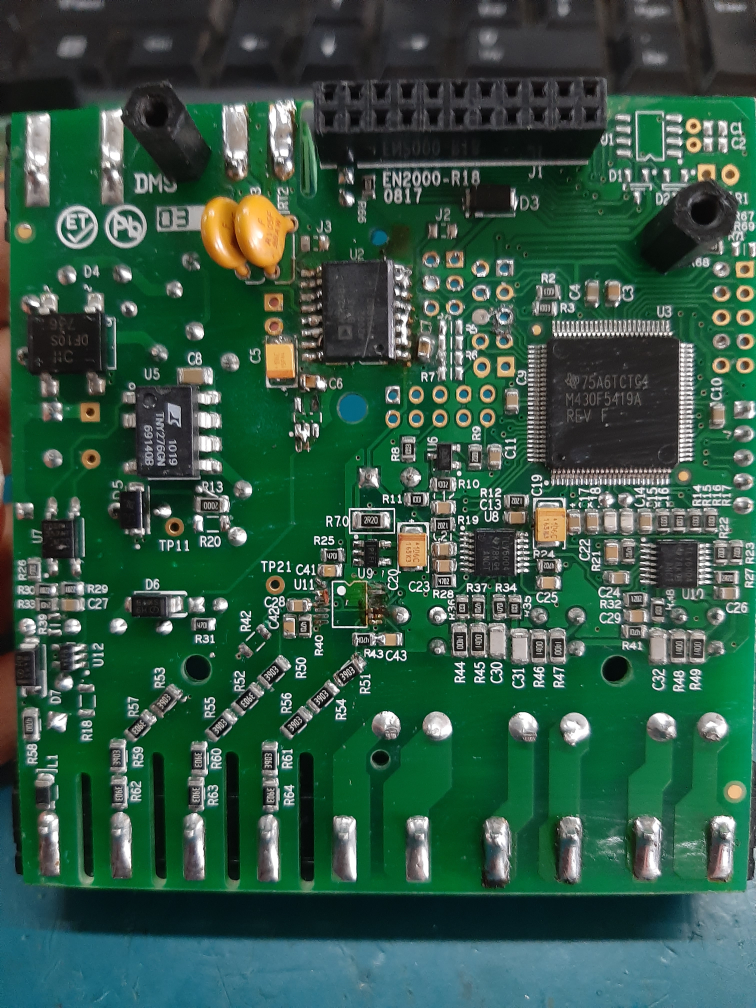
#> input picture defected/20200707_170321.jpg, 3024 x 4032 px, found by its file name (shown at 1/4 size); its folder holds only this picture in this run; the run also reads 1 picture not shown here
$ jupyter execute --allow-errors Task3_ImageClassifier.ipynb
#> lines starting #> are read from the running program, lines starting #| are printed output that depends on the picture
<div style="color:#485053;
           display:fill;
           border-radius:0px;
           background-color:#86C2DE;
           font-size:200%;
           padding-left:40px;
           font-family:Verdana;
           font-weight:600;
           letter-spacing:0.5px;
           ">

<p style="padding: 15px;
          color:white;
          text-align: center;">

 Activity 3-Image Classifier
</p>
</div>

**About the data:**
* This dataset here contains two classes majorly being defective and non-defective PCB. This dataset can be used to realize the defective PCB of the same PCB type. An image classier to detect the defected PCB to be implemented. This dataset will help to detect defects that may escape the human eye.
* The defects were manually made on PCBs for the sake of collecting enough required data.

<div style="color:#485053;
           display:fill;
           border-radius:0px;
           background-color:#C2C4E2;
           font-size:200%;
           padding-left:40px;
           font-family:Verdana;
           font-weight:600;
           letter-spacing:0.5px;
           ">

<p style="padding: 15px;
          color:white;
          text-align: center;">

 LIBRARIES
</p>
</div>

Here are the list of necessary libraries which we will use to classify PCB into two classes, defected PCB and non-defect PCB.

[cell 1]
import os
import numpy as np
import cv2
import matplotlib.pyplot as plt
import random
from sklearn.model_selection import train_test_split
from sklearn.svm import SVC
import numpy as np
from sklearn.metrics import precision_score, recall_score, confusion_matrix, classification_report, accuracy_score, f1_score
import seaborn as sns
import pandas as pd

<div style="color:#485053;
           display:fill;
           border-radius:0px;
           background-color:#C2C4E2;
           font-size:200%;
           padding-left:40px;
           font-family:Verdana;
           font-weight:600;
           letter-spacing:0.5px;
           ">

<p style="padding: 15px;
          color:white;
          text-align: center;">

 LOADING IMAGE DATA
</p>
</div>

[cell 2]
import cv2
dir='../input/pcb-reduced/archive (5)/dataset/tobeaugmented'
categories =['defected','non-defect']  #As there are two folders in the dataset
pcb=[]

for i in categories:
    path=os.path.join(dir,i)
    label=categories.index(i)
    for img in os.listdir(path):
        imgpath=os.path.join(path,img)
        pcb_img=cv2.imread(imgpath)
#> pcb_img is the input picture: shape (4032, 3024, 3); mean B, G, R 69.9, 87.2, 52.2
        gray = cv2.cvtColor(pcb_img, cv2.COLOR_BGR2GRAY)  #gray scale
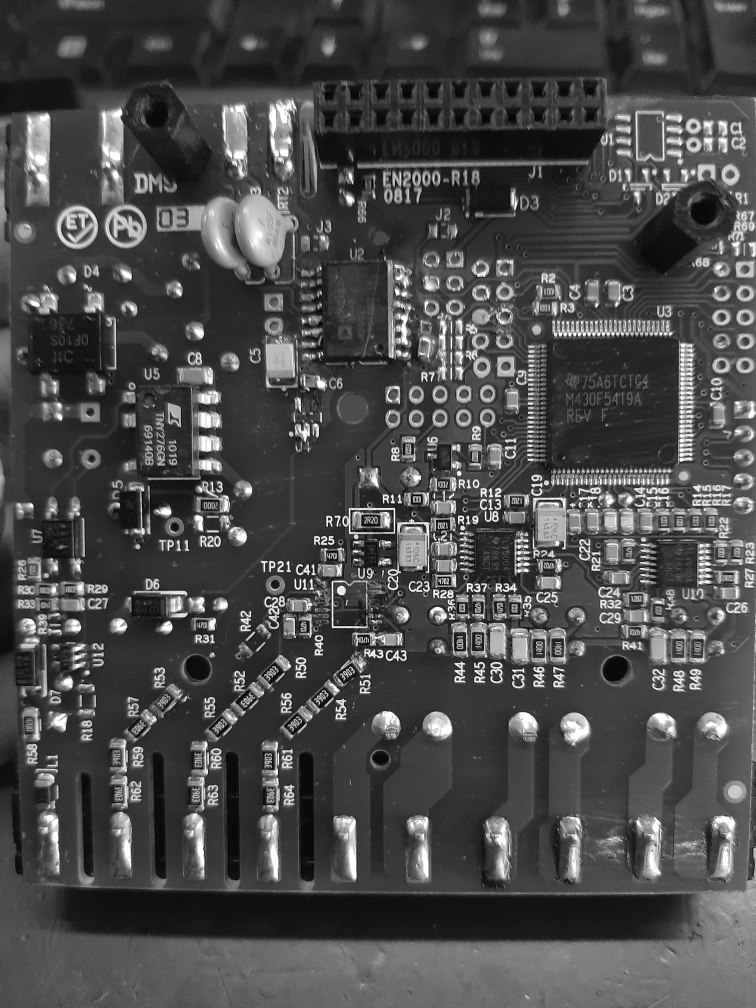
#> gray: shape (4032, 3024) (shown at 1/4 size); min 0, max 255, mean 74.8
        gray=cv2.resize(gray,(50,50))  #EXTRACTING THE FEATURES
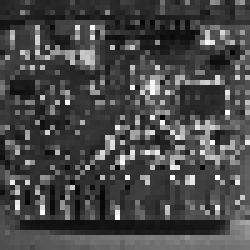
#> gray: shape (50, 50) (shown 5 times larger); min 6, max 255, mean 72.4
        image=np.array(gray).flatten()
#> image = 2500 values, max 255 at index 1784, min 6 at index 1182, mean 72.38
        pcb.append([image,label])
#> pass 2 of the loop `for i in categories:`:
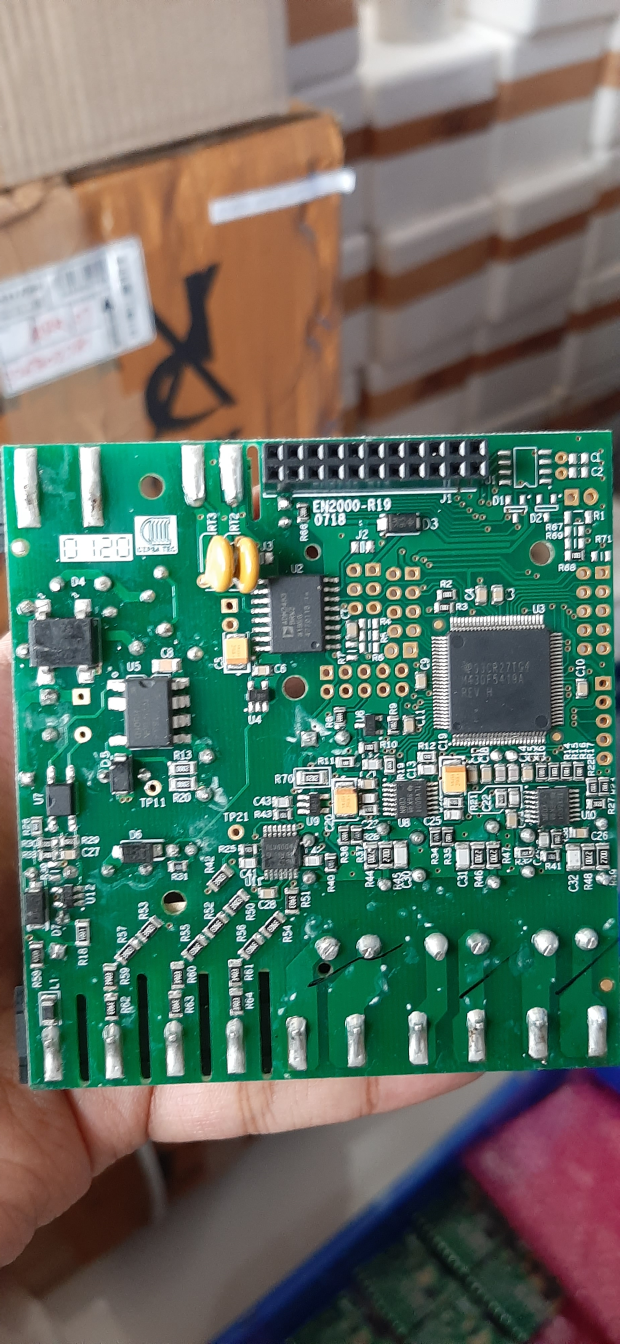
#> input picture non-defect/20200702_100958.jpg, 1860 x 4032 px, found by its file name (shown at 1/3 size)
#> pcb_img is the input picture: shape (4032, 1860, 3); mean B, G, R 103.2, 114.8, 99.2
#> `gray = cv2.cvtColor(pcb_img, cv2.COLOR_BGR2GRAY)`:
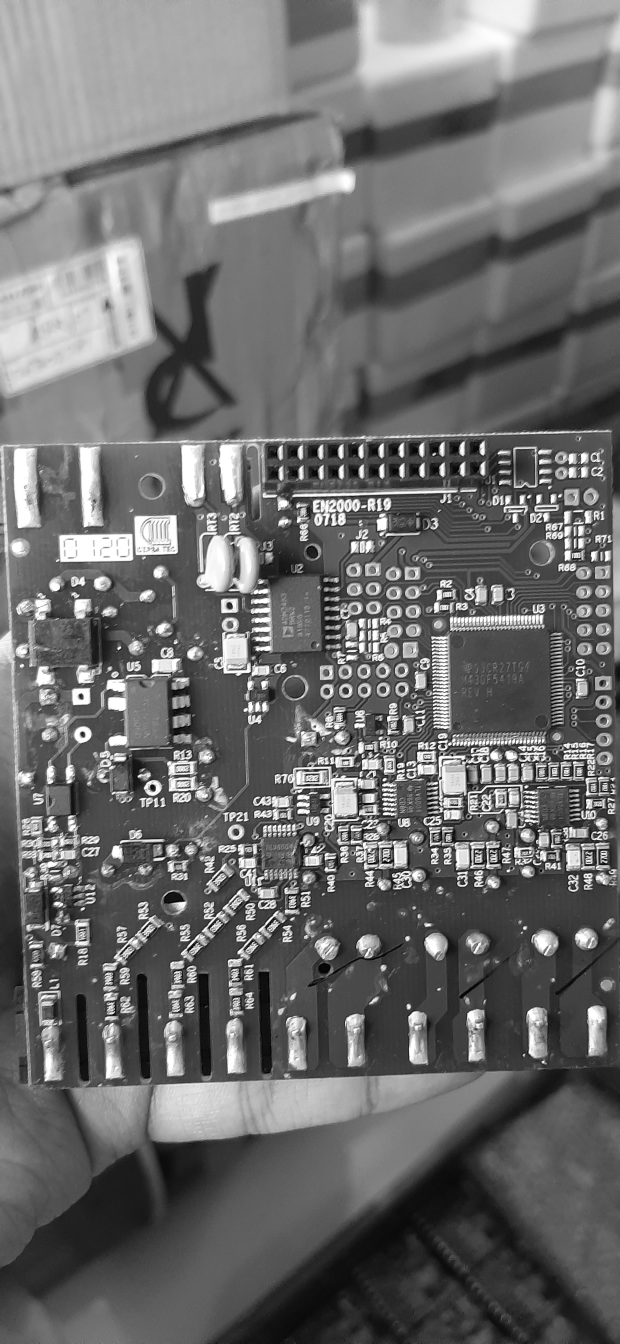
#> gray: shape (4032, 1860) (shown at 1/3 size); min 0, max 255, mean 108.8
#> `gray=cv2.resize(gray,(50,50))`:
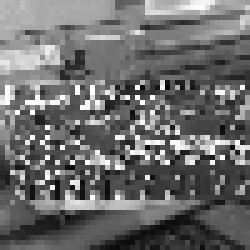
#> gray: shape (50, 50) (shown 5 times larger); min 7, max 255, mean 108.6
#> image = 2500 values, max 255 at index 851, min 7 at index 883, mean 108.6

features=[]
#> features = []
labels=[]
random.shuffle(pcb)
#0=defected, 1=non-defect

## **Original Image from file directory**

[cell 3]
from skimage.io import imread, imshow
#> (the rest of this cell did not finish here and is left out)

## **Gray Scale Image**

[cell 4]
from skimage.io import imread, imshow
#> (the rest of this cell did not finish here and is left out)

#> (a cell that did not finish here is left out)

# Feature Extraction
Feature extraction is a process of dimensionality reduction by which an initial set of raw data is reduced to more manageable groups for processing. A characteristic of these large data sets is a large number of variables that require a lot of computing resources to process. Feature extraction is the name for methods that select and /or combine variables into features, effectively reducing the amount of data that must be processed, while still accurately and completely describing the original data set.

## 1. Pixel Features

#> (a cell that did not finish here is left out)

## 2. median

[cell 7]
from skimage import data
from skimage.morphology import disk
from skimage.filters.rank import median
#> (the rest of this cell did not finish here and is left out)

## **3. Gaussian filter**

[cell 8]
import numpy as np
import matplotlib.pyplot as plt
from skimage import data
from skimage import filters
from skimage import restoration
#> (the rest of this cell did not finish here and is left out)

## 4. **TV chambolle filter**

#> (a cell that did not finish here is left out)

## **5. Bilateral Filter**

#> (a cell that did not finish here is left out)

## **Image to Numpy**

[cell 11]
for f,l in pcb:
    features.append(f)
    labels.append(l)
print(features[1])     #converted the image into numpy array

The image is converted to numpy array

<div style="color:#485053;
           display:fill;
           border-radius:0px;
           background-color:#C2C4E2;
           font-size:200%;
           padding-left:40px;
           font-family:Verdana;
           font-weight:600;
           letter-spacing:0.5px;
           ">

<p style="padding: 15px;
          color:white;
          text-align: center;">

DATA VISUALISATION
</p>
</div>

[cell 12]
df=pd.DataFrame(pcb)
print(df.shape)
#| (3, 2)
defected_dc=len(df[df[1]==0])
nc=len(df[df[1]==1])

[cell 13]
x = ["Defected PCB","non-defect PCB"]
y = [defected_dc,nc]
plt.barh(x, y)
for index, value in enumerate(y):
    plt.text(value, index, str(value))
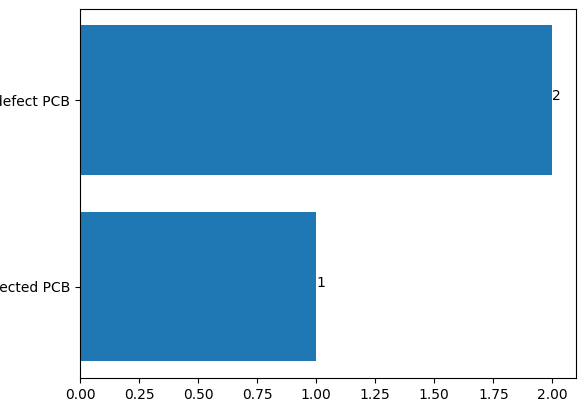
#> figure drawn by matplotlib, 1 panel

[cell 14]
import matplotlib.image as mpimg
from skimage.io import imread, imshow
b=imread('../input/pcb-reduced/archive (5)/dataset/tobeaugmented/non-defect/20200702_100958.jpg', as_gray=True)
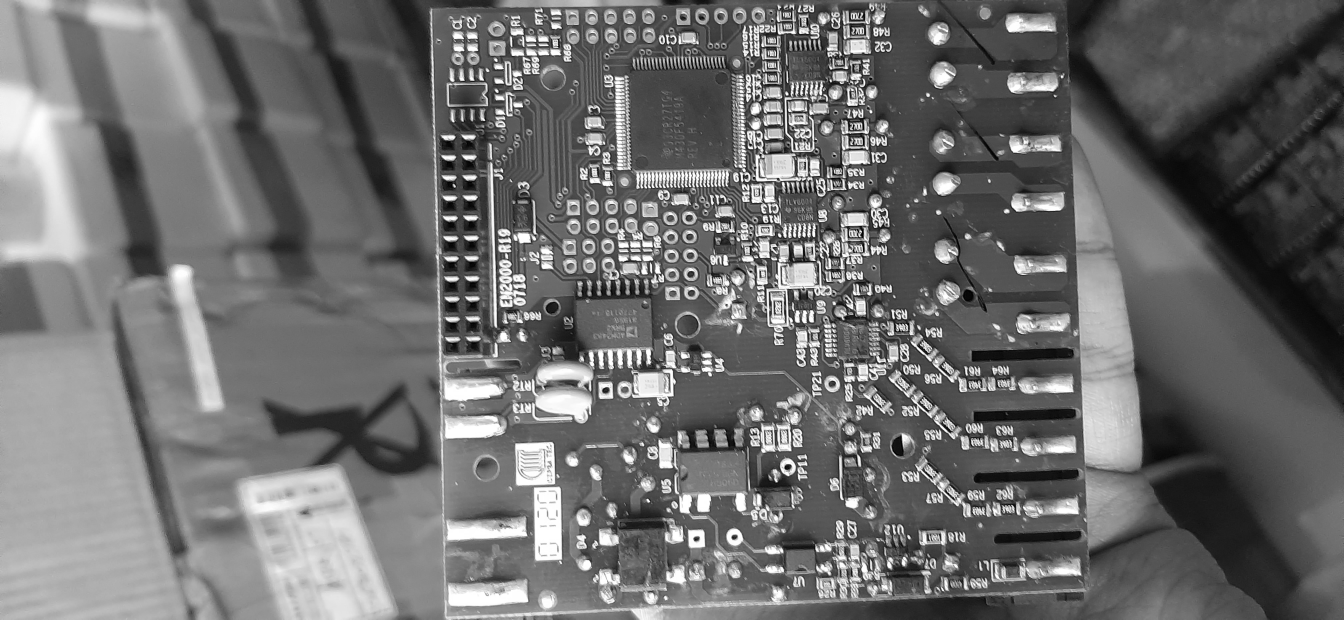
#> b: shape (1860, 4032) float64 (shown at 1/3 size); min 0, max 1, mean 0.434
#> (the rest of this cell did not finish here and is left out)

[cell 15]
print(features)

<div style="color:#485053;
           display:fill;
           border-radius:0px;
           background-color:#C2C4E2;
           font-size:200%;
           padding-left:40px;
           font-family:Verdana;
           font-weight:600;
           letter-spacing:0.5px;
           ">

<p style="padding: 15px;
          color:white;
          text-align: center;">

SPLIT DATA
</p>
</div>

* We will keep the test size of data 0.25

[cell 16]
xtrain,xtest,ytrain,ytest=train_test_split(features,labels,test_size=0.3)

# Model Building using SVM(SUPPORT VECTOR MACHINE)

[cell 17]
model=SVC(C=1,kernel='poly',gamma='auto')
model.fit(xtrain,ytrain)
y_pred=model.predict(xtest)
accuracy=model.score(xtest,ytest)
print('Accuracy :','%.2f'%accuracy)

[cell 18]
# confusion matrix
cmap1 = sns.diverging_palette(260,-10,s=50, l=75, n=5, as_cmap=True)
plt.subplots(figsize=(6,5))
cf_matrix = confusion_matrix(ytest, y_pred)
sns.heatmap(cf_matrix/np.sum(cf_matrix), cmap = cmap1, annot = True, annot_kws = {'size':15})
CM=cf_matrix
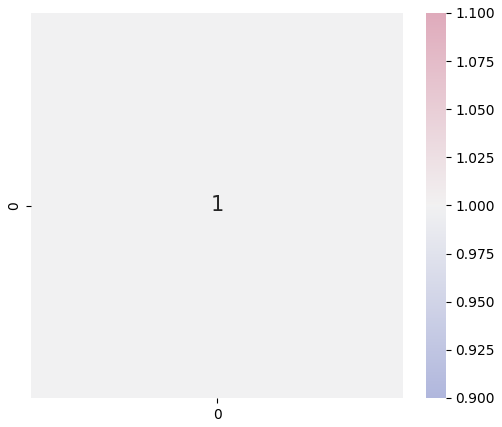
#> figure drawn by matplotlib, 2 panels
